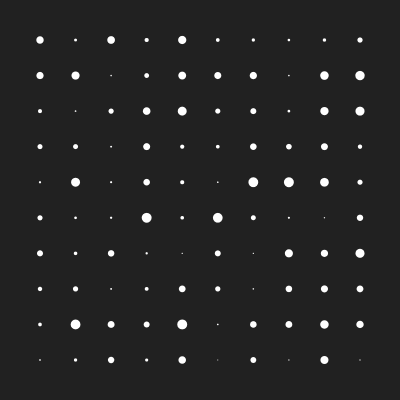
Frame 1 (no input)
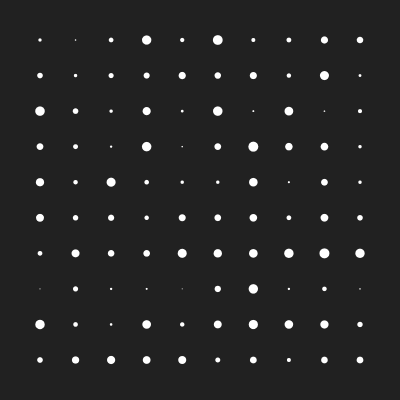
Frame 2 (the mouse pressed at the canvas centre, redrawn once)

The p5.js sketch that drew these frames (run headless with seeded random() and noise() and a simulated clock; the mouse was pressed at the canvas centre and the sketch redrawn once):

// p5.js sketch
// ── sketch.js
//https://github.com/Volorf/Processing-Posters

let margin = 40;
let itter = 10;
let radius;
let step;

function setup() {
  pixelDensity(2);
  createCanvas(400, 400);
  step = (width - margin * 2) / (itter - 1);
  noLoop();
}

function draw() {
  background(33);
  stroke("f5");
  noStroke();
  for (let y = 0; y < itter; y++) {
    for (let x = 0; x < itter; x++) {
      radius = random(1, 10);
      ellipse(margin + x * step, margin + y * step, radius, radius);
    }
  }
}
